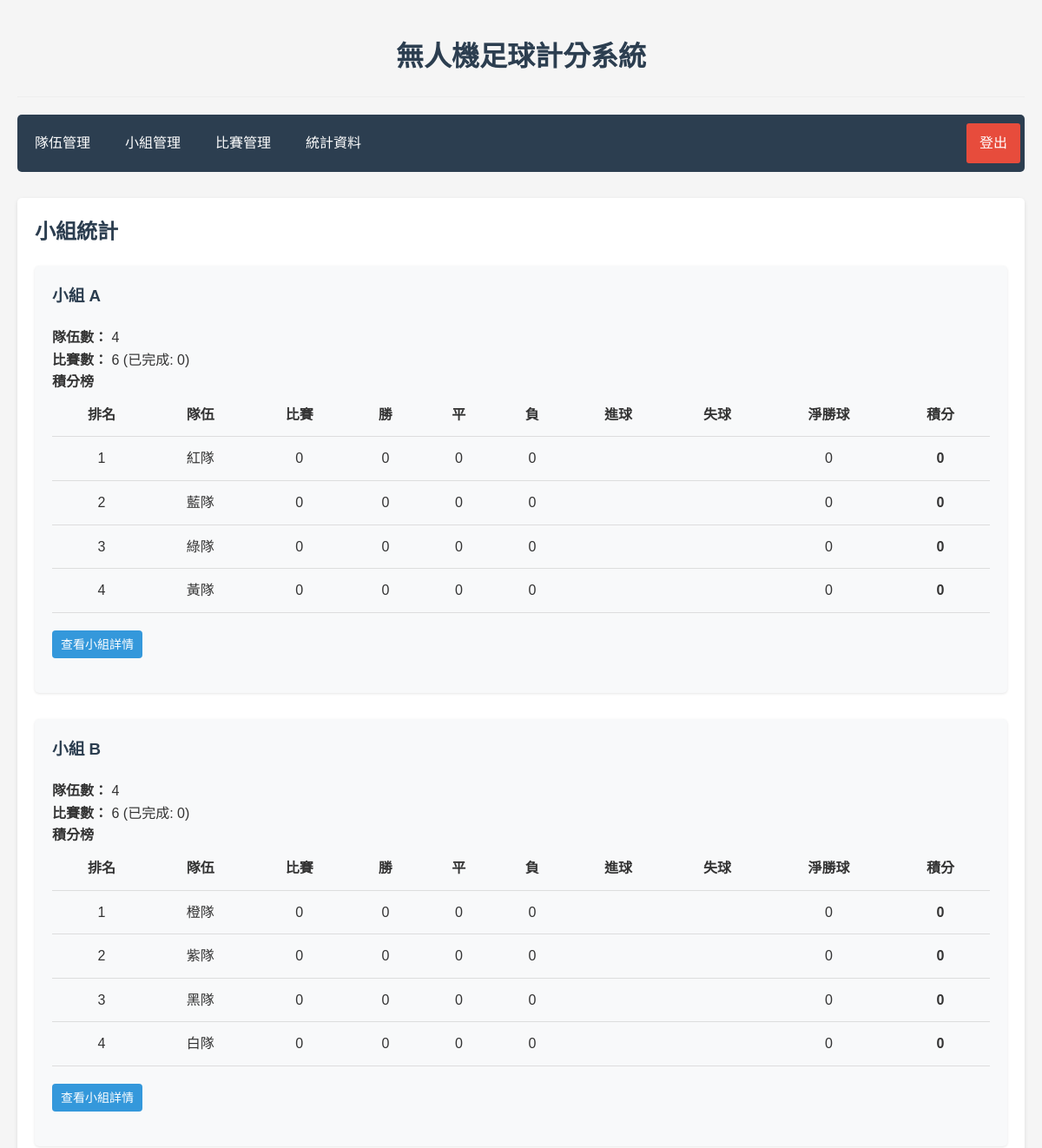
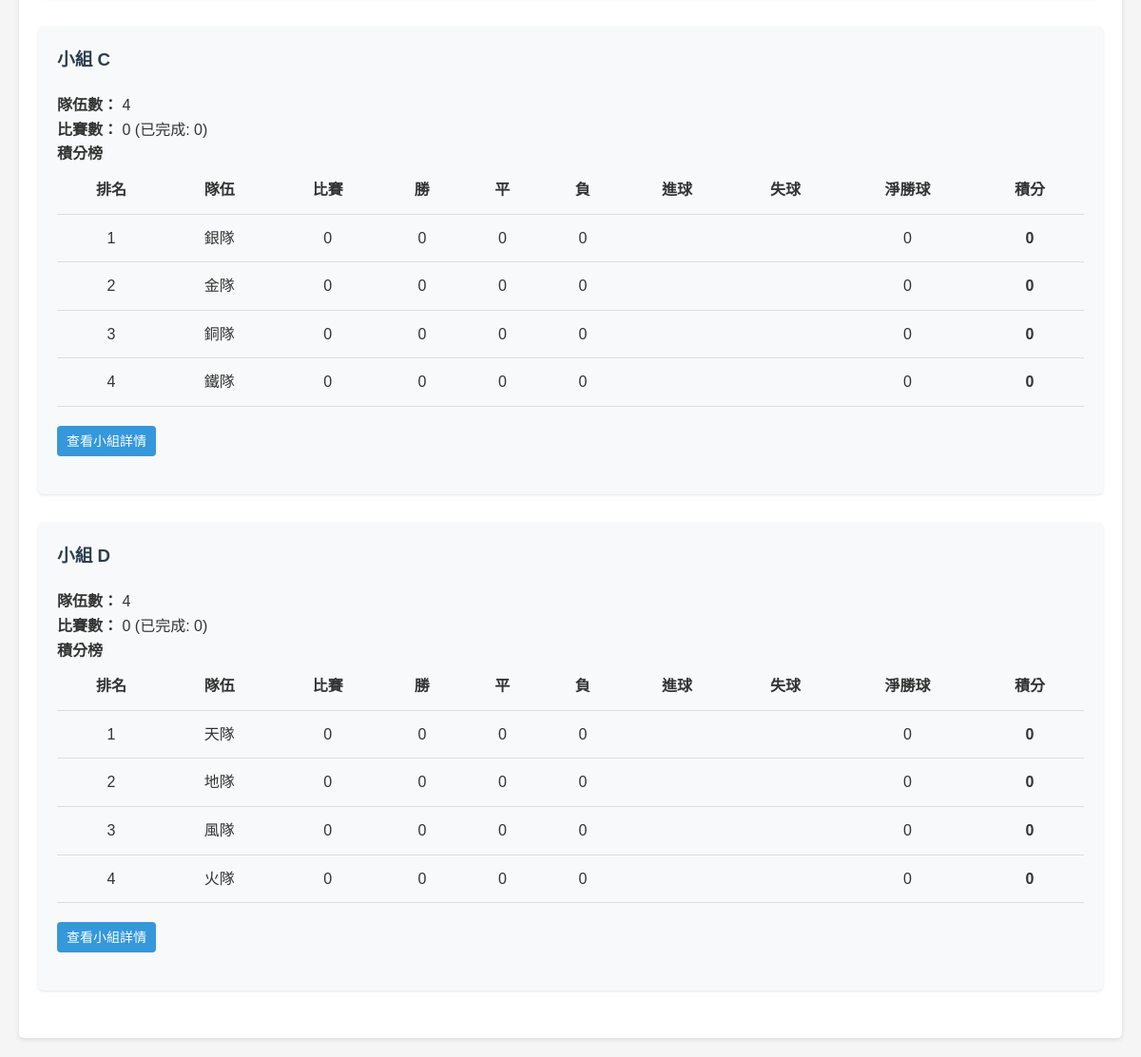
/modules/static/group_stats.php (signed in), run on the app's committed database (2 pictures, top to bottom).
### tables this page shows
CREATE TABLE IF NOT EXISTS team_groups (
    group_id INT AUTO_INCREMENT PRIMARY KEY,
    group_name CHAR(1) NOT NULL UNIQUE,
    max_teams INT DEFAULT 4 NOT NULL,
    created_at TIMESTAMP DEFAULT CURRENT_TIMESTAMP
);

CREATE TABLE IF NOT EXISTS teams (
    team_id INT AUTO_INCREMENT PRIMARY KEY,
    team_name VARCHAR(100) NOT NULL,
    group_id INT NULL,
    created_at TIMESTAMP DEFAULT CURRENT_TIMESTAMP,
    FOREIGN KEY (group_id) REFERENCES team_groups(group_id) ON DELETE SET NULL
);

### src/modules/static/group_stats.php (the view, shortened to what this page needs)
<?php
$db = Database::getInstance();
$pdo = $db->getConnection();
$stmt = $pdo->query("SELECT * FROM team_groups ORDER BY group_name");
$groups = $stmt->fetchAll();
$group_stats = [];
foreach ($groups as $group) {
    $group_id = $group['group_id'];
    $group_name = $group['group_name'];
    $stmt = $pdo->prepare("SELECT COUNT(*) FROM teams WHERE group_id = ?");
    $stmt->execute([$group_id]);
    $team_count = $stmt->fetchColumn();
    $stmt = $pdo->prepare("SELECT COUNT(*) FROM matches WHERE group_id = ?");
    $stmt->execute([$group_id]);
    $match_count = $stmt->fetchColumn();
    $stmt = $pdo->prepare("SELECT COUNT(*) FROM matches WHERE group_id = ? AND match_status = 'completed'");
    $stmt->execute([$group_id]);
    $completed_match_count = $stmt->fetchColumn();
    $standings = [];
    if ($team_count > 0) {
        $stmt = $pdo->prepare("
            SELECT
                t.team_id,
                t.team_name,
                COUNT(DISTINCT m.match_id) as played,
                SUM(CASE WHEN m.winner_team_id = t.team_id THEN 1 ELSE 0 END) as won,
                SUM(CASE WHEN m.winner_team_id IS NULL AND m.match_status = 'completed' THEN 1 ELSE 0 END) as drawn,
                SUM(CASE WHEN m.winner_team_id IS NOT NULL AND m.winner_team_id != t.team_id AND m.match_status = 'completed' THEN 1 ELSE 0 END) as lost,
                SUM(CASE WHEN m.team1_id = t.team_id THEN m.team1_score ELSE m.team2_score END) as goals_for,
                SUM(CASE WHEN m.team1_id = t.team_id THEN m.team2_score ELSE m.team1_score END) as goals_against
            FROM
                teams t
            LEFT JOIN
                matches m ON (m.team1_id = t.team_id OR m.team2_id = t.team_id) AND m.match_status = 'completed'
            WHERE
                t.group_id = ?
            GROUP BY
                t.team_id
            ORDER BY
                SUM(CASE WHEN m.winner_team_id = t.team_id THEN 3 WHEN m.winner_team_id IS NULL AND m.match_status = 'completed' THEN 1 ELSE 0 END) DESC,
                (SUM(CASE WHEN m.team1_id = t.team_id THEN m.team1_score ELSE m.team2_score END) - SUM(CASE WHEN m.team1_id = t.team_id THEN m.team2_score ELSE m.team1_score END)) DESC
        ");
        $stmt->execute([$group_id]);
        $standings = $stmt->fetchAll();
    }
    $group_stats[] = [
        'group_id' => $group_id,
        'group_name' => $group_name,
        'team_count' => $team_count,
        'match_count' => $match_count,
        'completed_match_count' => $completed_match_count,
        'standings' => $standings
    ];
}
include __DIR__ . '/../../includes/header.php';
?>
<div class="stats-section">
    <h2>小組統計</h2>
    <?php if (count($group_stats) > 0): ?>
        <?php foreach ($group_stats as $stat): ?>
            <div class="group-stat-box">
                <h3>小組 <?= htmlspecialchars($stat['group_name']) ?></h3>
                <div class="stat-summary">
                    <p><strong>隊伍數：</strong> <?= $stat['team_count'] ?></p>
                    <p><strong>比賽數：</strong> <?= $stat['match_count'] ?> (已完成: <?= $stat['completed_match_count'] ?>)</p>
                </div>
                <?php if (count($stat['standings']) > 0): ?>
                    <h4>積分榜</h4>
                    <table class="data-table standings">
                        <thead>
                            <tr>
                                <th>排名</th>
                                <th>隊伍</th>
                                <th>比賽</th>
                                <th>勝</th>
                                <th>平</th>
                                <th>負</th>
                                <th>進球</th>
                                <th>失球</th>
                                <th>淨勝球</th>
                                <th>積分</th>
                            </tr>
                        </thead>
                        <tbody>
                            <?php $rank = 1; ?>
                            <?php foreach ($stat['standings'] as $team): ?>
                                <?php
                                    $points = ($team['won'] * 3) + $team['drawn'];
                                    $goal_diff = $team['goals_for'] - $team['goals_against'];
                                ?>
                                <tr>
                                    <td><?= $rank++ ?></td>
                                    <td><?= htmlspecialchars($team['team_name']) ?></td>
                                    <td><?= $team['played'] ?></td>
                                    <td><?= $team['won'] ?></td>
                                    <td><?= $team['drawn'] ?></td>
                                    <td><?= $team['lost'] ?></td>
                                    <td><?= $team['goals_for'] ?></td>
                                    <td><?= $team['goals_against'] ?></td>
                                    <td><?= $goal_diff > 0 ? '+' . $goal_diff : $goal_diff ?></td>
                                    <td><strong><?= $points ?></strong></td>
                                </tr>
                            <?php endforeach; ?>
                        </tbody>
                    </table>
                <?php else: ?>
                    <p class="no-data">暫無比賽數據</p>
                <?php endif; ?>
                <div class="action-links">
                    <a href="../../modules/creategroup/view.php?id=<?= $stat['group_id'] ?>" class="button small">查看小組詳情</a>
                </div>
            </div>
        <?php endforeach; ?>
    <?php else: ?>
        <p class="no-data">暫無小組數據</p>
    <?php endif; ?>
</div>
<?php include __DIR__ . '/../../includes/footer.php'; ?>

### src/assets/css/style.css (style rules this page uses)
* { margin: 0; padding: 0; box-sizing: border-box; }
body { font-family: 'Microsoft JhengHei', Arial, sans-serif; background-color: #f5f5f5; color: #333; line-height: 1.6; }
h1, h2, h3 { margin-bottom: 20px; color: #2c3e50; }
button, .button { display: inline-block; background-color: #3498db; color: #fff; border: none; padding: 10px 20px; border-radius: 4px; cursor: pointer; text-decoration: none; font-size: 16px; transition: background-color 0.3s; }
.button.small { padding: 5px 10px; font-size: 14px; }
.data-table { width: 100%; border-collapse: collapse; margin-bottom: 20px; }
.data-table th, .data-table td { padding: 12px 15px; text-align: left; border-bottom: 1px solid #ddd; }
.data-table th { background-color: #f8f9fa; font-weight: bold; }
.action-links { margin: 20px 0; display: flex; gap: 10px; }
.stats-section { background-color: #fff; padding: 20px; border-radius: 5px; box-shadow: 0 2px 5px rgba(0, 0, 0, 0.1); }
.group-stat-box { background-color: #f8f9fa; padding: 20px; border-radius: 5px; margin-bottom: 30px; box-shadow: 0 1px 3px rgba(0, 0, 0, 0.1); }
.standings th, .standings td { text-align: center; }

### data on the page
team_groups: group_name "A", max_teams "4", match_count "6", completed_match_count "0"
teams: team_name "紅隊", played "0", won "0", drawn "0", lost "0", goal_diff "0", points "0"
teams: team_name "藍隊", played "0", won "0", drawn "0", lost "0", goal_diff "0", points "0"
teams: team_name "綠隊", played "0", won "0", drawn "0", lost "0", goal_diff "0", points "0"
teams: team_name "黃隊", played "0", won "0", drawn "0", lost "0", goal_diff "0", points "0", group_name "D", team_id "4", match_count "0", completed_match_count "0"
team_groups: group_name "B", max_teams "4", match_count "6", completed_match_count "0"
teams: team_name "橙隊", played "0", won "0", drawn "0", lost "0", goal_diff "0", points "0"
teams: team_name "紫隊", played "0", won "0", drawn "0", lost "0", goal_diff "0", points "0"
teams: team_name "黑隊", played "0", won "0", drawn "0", lost "0", goal_diff "0", points "0"
teams: team_name "白隊", played "0", won "0", drawn "0", lost "0", goal_diff "0", points "0"
teams: team_name "銀隊", played "0", won "0", drawn "0", lost "0", goal_diff "0", points "0"
teams: team_name "金隊", played "0", won "0", drawn "0", lost "0", goal_diff "0", points "0"
teams: team_name "銅隊", played "0", won "0", drawn "0", lost "0", goal_diff "0", points "0"
teams: team_name "鐵隊", played "0", won "0", drawn "0", lost "0", goal_diff "0", points "0"
teams: team_name "天隊", played "0", won "0", drawn "0", lost "0", goal_diff "0", points "0"
teams: team_name "地隊", played "0", won "0", drawn "0", lost "0", goal_diff "0", points "0"
teams: team_name "風隊", played "0", won "0", drawn "0", lost "0", goal_diff "0", points "0"
teams: team_name "火隊", played "0", won "0", drawn "0", lost "0", goal_diff "0", points "0"

### other printed values
$stat['group_name'] "C"
$stat['team_count'] "4"
$stat['match_count'] "0"
$stat['completed_match_count'] "0"
